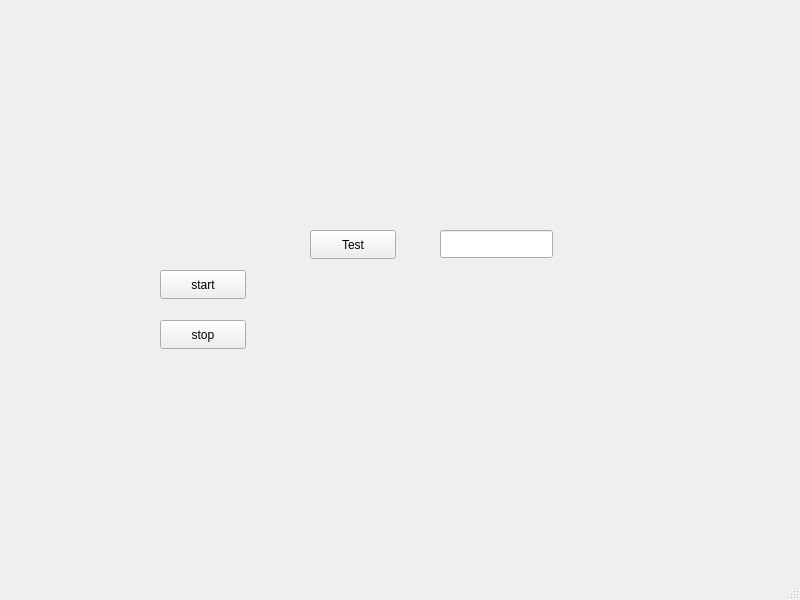
<?xml version="1.0" encoding="UTF-8"?>
<ui version="4.0">
 <class>MainWindow</class>
 <widget class="QMainWindow" name="MainWindow">
  <property name="geometry">
   <rect>
    <x>0</x>
    <y>0</y>
    <width>800</width>
    <height>600</height>
   </rect>
  </property>
  <property name="windowTitle">
   <string>MainWindow</string>
  </property>
  <widget class="QWidget" name="centralwidget">
   <widget class="QPushButton" name="Start">
    <property name="geometry">
     <rect>
      <x>160</x>
      <y>270</y>
      <width>86</width>
      <height>29</height>
     </rect>
    </property>
    <property name="text">
     <string>start</string>
    </property>
   </widget>
   <widget class="QPushButton" name="Stop">
    <property name="geometry">
     <rect>
      <x>160</x>
      <y>320</y>
      <width>86</width>
      <height>29</height>
     </rect>
    </property>
    <property name="text">
     <string>stop</string>
    </property>
   </widget>
   <widget class="QPushButton" name="Testi">
    <property name="geometry">
     <rect>
      <x>310</x>
      <y>230</y>
      <width>86</width>
      <height>29</height>
     </rect>
    </property>
    <property name="text">
     <string>Test</string>
    </property>
   </widget>
   <widget class="QLineEdit" name="lineEdit">
    <property name="geometry">
     <rect>
      <x>440</x>
      <y>230</y>
      <width>113</width>
      <height>28</height>
     </rect>
    </property>
   </widget>
  </widget>
  <widget class="QMenuBar" name="menubar">
   <property name="geometry">
    <rect>
     <x>0</x>
     <y>0</y>
     <width>800</width>
     <height>17</height>
    </rect>
   </property>
  </widget>
  <widget class="QStatusBar" name="statusbar"/>
 </widget>
 <resources/>
 <connections/>
</ui>
